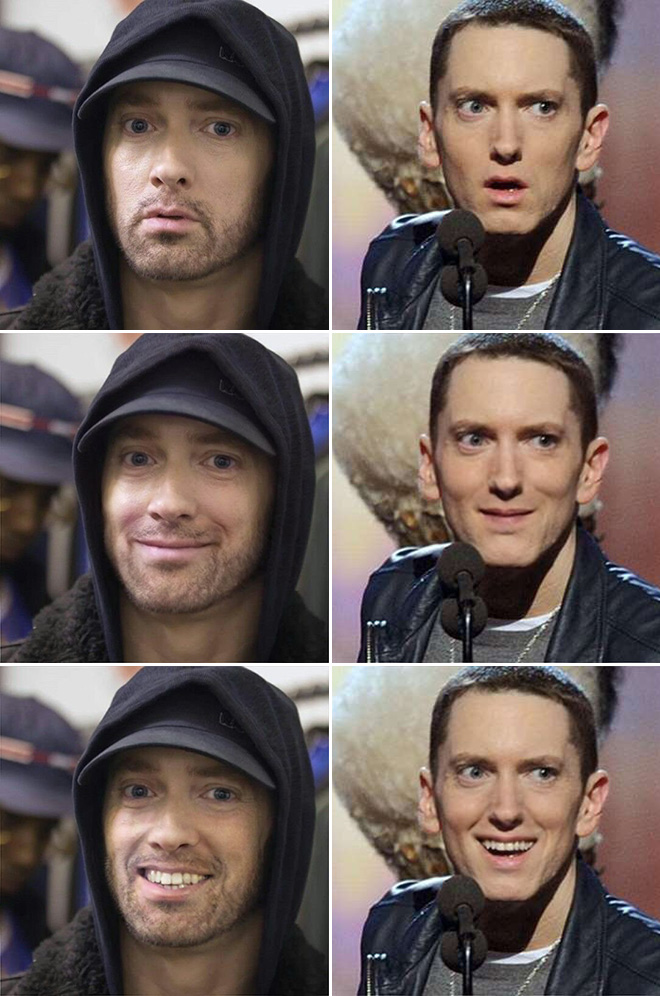
#> input picture Smile detection in image/eminem.jpg, 660 x 996 px
$ python Smile_detection_image.py
#> lines starting #> are read from the running program, lines starting #| are printed output that depends on the picture; after the words box and inside, x2 and y2 are one past the last pixel; in counts of white or black regions, pixels touching at a corner belong together
#import numpy as np
import cv2

face_cascade = cv2.CascadeClassifier('haarcascade_frontalface_default.xml')
eye_cascade = cv2.CascadeClassifier('haarcascade_eye.xml')
smile_cascade = cv2.CascadeClassifier('haarcascade_smile.xml')

img = cv2.imread('eminem.jpg')
#> img is the input picture: shape (996, 660, 3); mean B, G, R 89, 92.8, 105.8
gray = cv2.cvtColor(img, cv2.COLOR_BGR2GRAY)
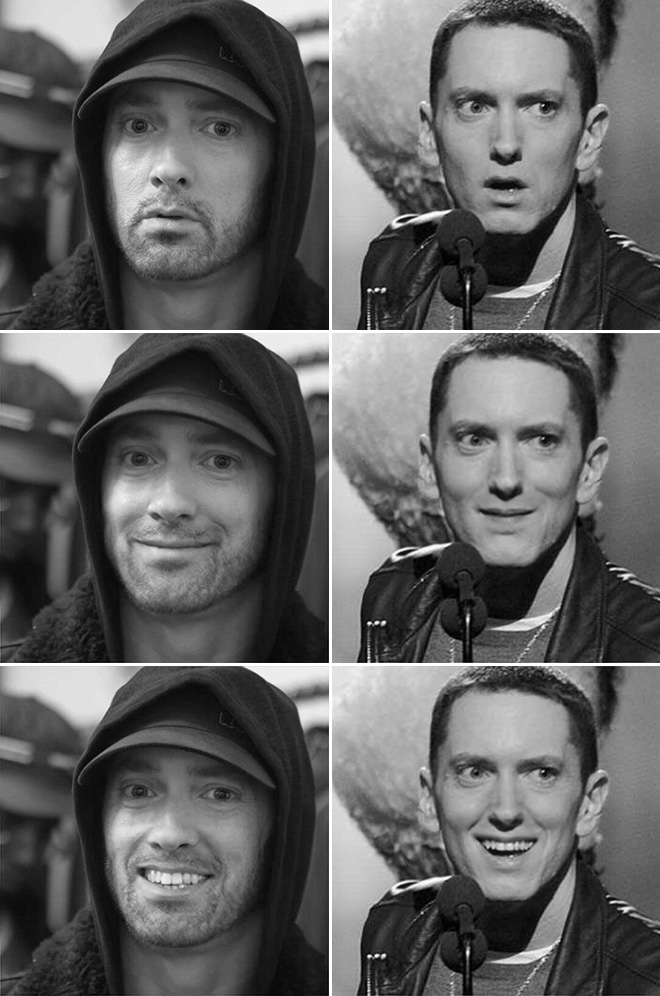
#> gray: shape (996, 660); min 0, max 255, mean 96.3

faces = face_cascade.detectMultiScale(gray, 1.3, 5)
#> faces = [[420, 37, 177, 177], [71, 50, 217, 217], [416, 366, 186, 186], [418, 701, 179, 179], [71, 380, 223, 223], [77, 711, 216, 216]]
for (x,y,w,h) in faces:
    img = cv2.rectangle(img,(x,y),(x+w,y+h),(255,0,0),2)
    roi_gray = gray[y:y+h, x:x+w]
    roi_color = img[y:y+h, x:x+w]
    eyes = eye_cascade.detectMultiScale(roi_gray,1.2,20)
    for (ex,ey,ew,eh) in eyes:
        cv2.rectangle(roi_color,(ex,ey),(ex+ew,ey+eh),(0,255,0),2)
    smile = smile_cascade.detectMultiScale(roi_gray,1.7,20)
    for (sx,sy,sw,sh) in smile:
        cv2.rectangle(roi_color,(sx,sy),(sx+sw,sy+sh),(0,0,255),2)
#> this loop made 6 passes
#> (x, y, w, h, eyes, smile) on passes 3 to 6: (416, 366, 186, 186, [[31, 46, 52, 52], [97, 47, 51, 51]], [[40, 119, 104, 52]]), (418, 701, 179, 179, [[28, 43, 54, 54]], [[39, 116, 104, 52]]), (71, 380, 223, 223, [[41, 54, 48, 48], [119, 51, 59, 59]], [[46, 141, 104, 52]]), (77, 711, 216, 216, [[115, 59, 47, 47]], [[44, 140, 104, 52]])
#> (x, y, w, h, eyes) on passes 1 to 2: (420, 37, 177, 177, [[26, 42, 52, 52], [98, 45, 47, 47]]), (71, 50, 217, 217, [[120, 51, 52, 52], [43, 50, 50, 50]])
#> pass 1, `roi_gray = gray[y:y+h, x:x+w]`:
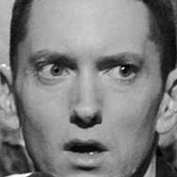
#> roi_gray: shape (177, 177); min 0, max 254, mean 126.6
#> pass 1, `roi_color = img[y:y+h, x:x+w]`:
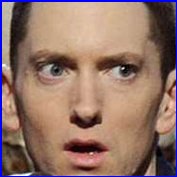
#> roi_color: shape (177, 177, 3); mean B, G, R 104.4, 115.4, 145.7
#> pass 2, `img = cv2.rectangle(img,(x,y),(x+w,y+h),(255,0,0),2)`:
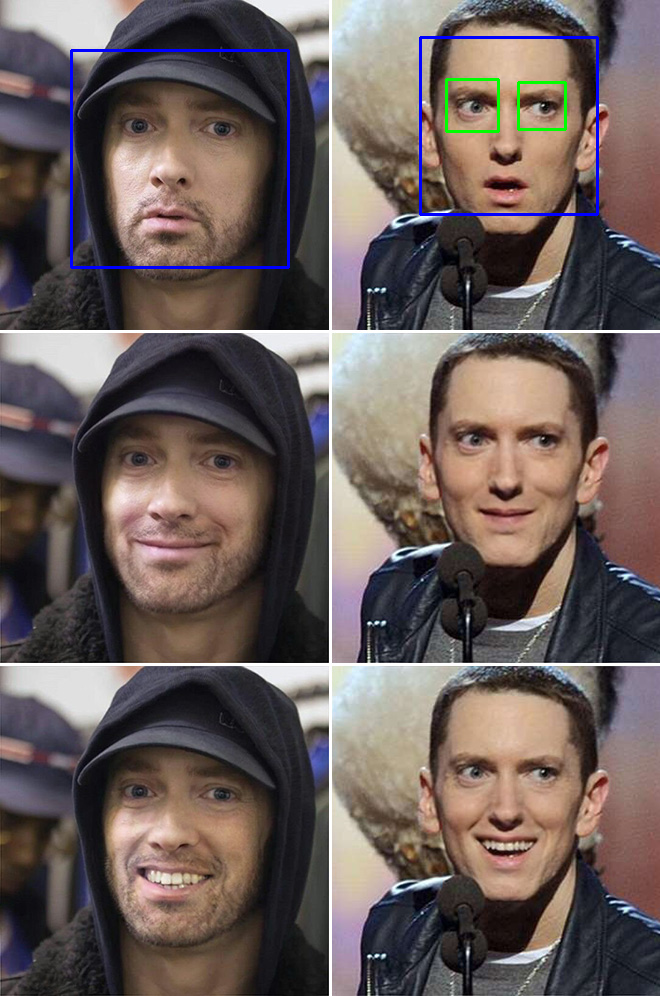
#> img: shape (996, 660, 3); mean B, G, R 90, 92.4, 104.8
#> after the loop:
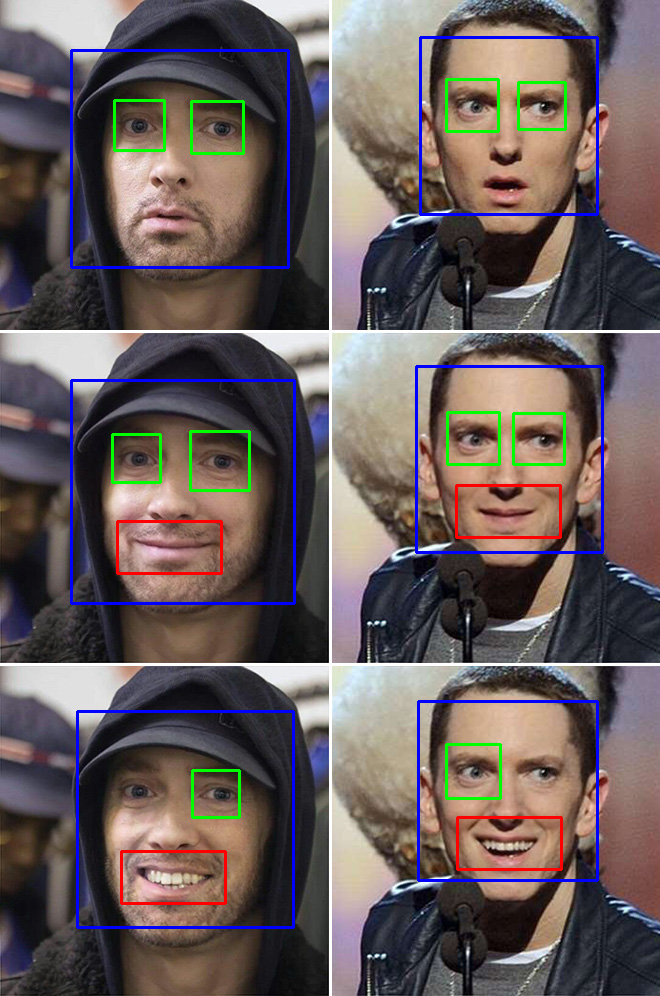
#> img: shape (996, 660, 3); 2.78% of pixels changed, all inside (x1, y1, x2, y2) = (70, 99, 604, 929)
#> after the loop:
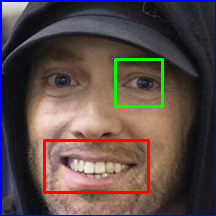
#> roi_color: shape (216, 216, 3); mean B, G, R 73.4, 75.1, 92
#> after the loop:
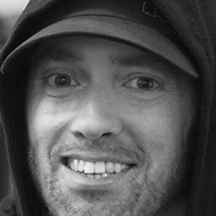
#> roi_gray: shape (216, 216); min 1, max 248, mean 81

cv2.imshow('img',img)
cv2.waitKey(0)
cv2.destroyAllWindows()
#status = cv2.imwrite('detected_smile.jpeg',img)
